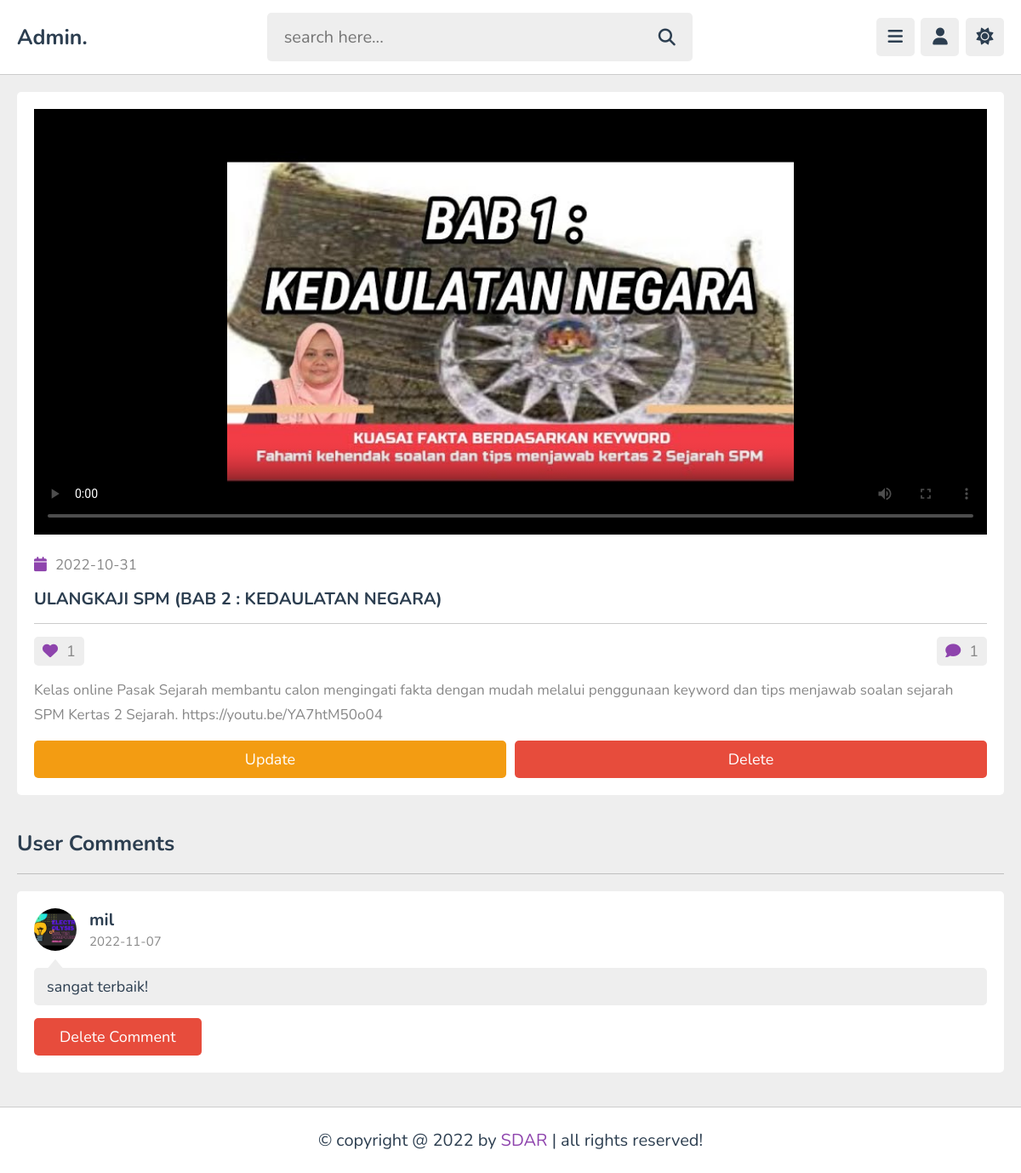
Page /admin/view_content.php?get_id=tEGEwvRtLh3OgbEaiZU1 (signed in) on the committed database.
### tables this page shows
CREATE TABLE `content` (
  `id` varchar(20) NOT NULL,
  `tutor_id` varchar(20) NOT NULL,
  `playlist_id` varchar(20) NOT NULL,
  `title` varchar(100) NOT NULL,
  `description` varchar(1000) NOT NULL,
  `video` varchar(100) NOT NULL,
  `thumb` varchar(100) NOT NULL,
  `date` date NOT NULL DEFAULT current_timestamp(),
  `status` varchar(20) NOT NULL DEFAULT 'deactive'
);

CREATE TABLE `comments` (
  `id` varchar(20) NOT NULL,
  `content_id` varchar(20) NOT NULL,
  `user_id` varchar(20) NOT NULL,
  `tutor_id` varchar(20) NOT NULL,
  `comment` varchar(1000) NOT NULL,
  `date` date NOT NULL DEFAULT current_timestamp()
);

CREATE TABLE `users` (
  `id` varchar(20) NOT NULL,
  `name` varchar(50) NOT NULL,
  `email` varchar(50) NOT NULL,
  `password` varchar(50) NOT NULL,
  `image` varchar(100) NOT NULL
);

### admin/view_content.php (the view, shortened to what this page needs)
<?php
include '../components/connect.php';
if(isset($_COOKIE['tutor_id'])){
   $tutor_id = $_COOKIE['tutor_id'];
}else{
   $tutor_id = '';
   header('location:login.php');
}
if(isset($_GET['get_id'])){
   $get_id = $_GET['get_id'];
}else{
   $get_id = '';
   header('location:contents.php');
}
?>
<!DOCTYPE html>
<html lang="en">
<head>
   <link rel="stylesheet" href="https://cdnjs.cloudflare.com/ajax/libs/font-awesome/6.2.0/css/all.min.css">
   <link rel="stylesheet" href="../css/admin_style.css">
</head>
<body>
<?php include '../components/admin_header.php'; ?>
<section class="view-content">
   <?php
      $select_content = $conn->prepare("SELECT * FROM `content` WHERE id = ? AND tutor_id = ?");
      $select_content->execute([$get_id, $tutor_id]);
      if($select_content->rowCount() > 0){
         while($fetch_content = $select_content->fetch(PDO::FETCH_ASSOC)){
            $video_id = $fetch_content['id'];
            $count_likes = $conn->prepare("SELECT * FROM `likes` WHERE tutor_id = ? AND content_id = ?");
            $count_likes->execute([$tutor_id, $video_id]);
            $total_likes = $count_likes->rowCount();
            $count_comments = $conn->prepare("SELECT * FROM `comments` WHERE tutor_id = ? AND content_id = ?");
            $count_comments->execute([$tutor_id, $video_id]);
            $total_comments = $count_comments->rowCount();
   ?>
   <div class="container">
      <video src="../uploaded_files/<?= $fetch_content['video']; ?>" autoplay controls poster="../uploaded_files/<?= $fetch_content['thumb']; ?>" class="video"></video>
      <div class="date"><i class="fas fa-calendar"></i><span><?= $fetch_content['date']; ?></span></div>
      <h3 class="title"><?= $fetch_content['title']; ?></h3>
      <div class="flex">
         <div><i class="fas fa-heart"></i><span><?= $total_likes; ?></span></div>
         <div><i class="fas fa-comment"></i><span><?= $total_comments; ?></span></div>
      </div>
      <div class="description"><?= $fetch_content['description']; ?></div>
      <form action="" method="post">
         <div class="flex-btn">
            <a href="update_content.php?get_id=<?= $video_id; ?>" class="option-btn">update</a>
            <input type="submit" value="delete" class="delete-btn" onclick="return confirm('delete this video?');" name="delete_video">
         </div>
      </form>
   </div>
   <?php
    }
   }else{
      echo '<p class="empty">no contents added yet! <a href="add_content.php" class="btn" style="margin-top: 1.5rem;">add videos</a></p>';
   }
   ?>
</section>
<section class="comments">
   <h1 class="heading">user comments</h1>
   <div class="show-comments">
      <?php
         $select_comments = $conn->prepare("SELECT * FROM `comments` WHERE content_id = ?");
         $select_comments->execute([$get_id]);
         if($select_comments->rowCount() > 0){
            while($fetch_comment = $select_comments->fetch(PDO::FETCH_ASSOC)){
               $select_commentor = $conn->prepare("SELECT * FROM `users` WHERE id = ?");
               $select_commentor->execute([$fetch_comment['user_id']]);
               $fetch_commentor = $select_commentor->fetch(PDO::FETCH_ASSOC);
      ?>
      <div class="box">
         <div class="user">
            <img src="../uploaded_files/<?= $fetch_commentor['image']; ?>" alt="">
            <div>
               <h3><?= $fetch_commentor['name']; ?></h3>
               <span><?= $fetch_comment['date']; ?></span>
            </div>
         </div>
         <p class="text"><?= $fetch_comment['comment']; ?></p>
         <form action="" method="post" class="flex-btn">
            <button type="submit" name="delete_comment" class="inline-delete-btn" onclick="return confirm('delete this comment?');">delete comment</button>
         </form>
      </div>
      <?php
       }
      }else{
         echo '<p class="empty">no comments added yet!</p>';
      }
      ?>
      </div>
</section>
<?php include '../components/footer.php'; ?>
</body>
</html>

### css/admin_style.css (style rules this page uses)
:root { --main-color:#8e44ad; --red:#e74c3c; --oragen:#f39c12; --white:#fff; --black:#2c3e50; --light-color:#888; --light-bg:#eee; --border:.1rem solid rgba(0,0,0,.2); }
* { font-family: 'Nunito', sans-serif; margin: 0; padding: 0; box-sizing: border-box; outline: none; border: none; text-decoration: none; }
html { font-size: 62.5%; overflow-x: hidden; }
body { background-color: var(--light-bg); padding-left: 30rem; }
section { padding:2rem; max-width: 1200px; margin: 0 auto; }
.btn, .option-btn, .delete-btn, .inline-btn, .inline-option-btn, .inline-delete-btn { border-radius: .5rem; padding: 1rem 3rem; font-size: 1.8rem; color: #fff; margin-top: 1rem; text-transform: capitalize; cursor: pointer; text-align: center; }
.btn, .option-btn, .delete-btn { display: block; width: 100%; }
.inline-btn, .inline-option-btn, .inline-delete-btn { display: inline-block; }
.option-btn, .inline-option-btn { background-color: var(--oragen); }
.delete-btn, .inline-delete-btn { background-color: var(--red); }
.flex-btn { display:flex; gap: 1rem; }
.heading { padding-bottom: 1.8rem; border-bottom: var(--border); font-size: 2.5rem; color: var(--black); text-transform: capitalize; margin-bottom: 2rem; }
.view-content .container { background-color: var(--white); border-radius: .5rem; padding: 2rem; }
.view-content .container .video { width: 100%; object-fit: contain; margin-bottom: 1rem; background: #000; height: 50rem; }
.view-content .container .date { padding:1rem 0; font-size: 1.7rem; }
.view-content .container .date i { margin-right: 1rem; color: var(--main-color); }
.view-content .container .date span { color: var(--light-color); }
.view-content .container .title { font-size: 2rem; color: var(--black); padding: .5rem 0; }
.view-content .container .flex { display: flex; align-items: center; justify-content: space-between; gap: 1.5rem; font-size: 1.8rem; border-top: var(--border); padding-top: 1.5rem; padding-bottom: 1rem; margin-top: 1rem; }
.view-content .container .flex div { background-color: var(--light-bg); border-radius: .5rem; padding: .5rem 1rem; }
.view-content .container .flex i { margin-right: 1rem; color: var(--main-color); }
.view-content .container .flex span { color: var(--light-color); }
.view-content .container .description { padding: .5rem 0; line-height: 1.7; font-size: 1.7rem; color: var(--light-color); }
.comments .show-comments { background-color: var(--white); border-radius: .5rem; padding: 2rem; display: grid; gap: 2.5rem; }
.comments .show-comments .user { display: flex; align-items: center; gap: 1.5rem; margin-bottom: 2rem; }
.comments .show-comments .user img { height: 5rem; width: 5rem; border-radius: 50%; object-fit: cover; }
.comments .show-comments .user h3 { font-size: 2rem; color: var(--black); margin-bottom: .2rem; }
.comments .show-comments .user span { color: var(--light-color); font-size: 1.5rem; }
.comments .show-comments .text { border-radius: .5rem; background-color: var(--light-bg); padding: 1rem 1.5rem; color: var(--black); margin: .5rem 0; position: relative; z-index: 0; white-space: pre-line; font-size: 1.8rem; }
.comments .show-comments .text::before { content: ''; position: absolute; top: -1rem; left: 1.5rem; height: 1.2rem; width: 2rem; background-color: var(--light-bg); clip-path: polygon(50% 0%, 0% 100%, 100% 100%); }
@media (max-width:1200px) { body { padding-left: 0; } }

### rows in the picture
content: date "2022-10-31", title "ULANGKAJI SPM (BAB 2 : KEDAULATAN NEGARA)", total_likes "1", total_comments "1", description "Kelas online Pasak Sejarah membantu calon mengingati fakta dengan mudah melalui penggunaan keyword dan tips menjawab soalan sejarah SPM Kertas 2 Sejarah. https://youtu.be/YA7htM50o04"
comments: user.image (picture), user.name "mil", date "2022-11-07", comment "sangat terbaik!"
